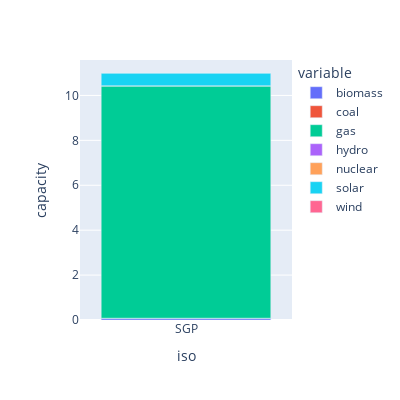

Notebook code cell kept with this figure:
### Code cell
import plotly.express as px

px.bar( 
    data_frame = input_data.generation,
    x = 'iso',
    y = 'capacity',
    color = 'variable',
    width=400, 
    height=400
)

### Figure 1 — Plotly figure (JSON) as saved in the notebook; plotly's stock layout.template omitted (floating-point values rounded to 4 significant figures)
{"data": [{"alignmentgroup": "True", "hovertemplate": "variable=biomass<br>iso=%{x}<br>capacity=%{y}<extra></extra>", "legendgroup": "biomass", "marker": {"color": "#636efa", "pattern": {"shape": ""}}, "name": "biomass", "offsetgroup": "biomass", "orientation": "v", "showlegend": true, "textposition": "auto", "type": "bar", "x": ["SGP"], "xaxis": "x", "y": [0.08], "yaxis": "y"}, {"alignmentgroup": "True", "hovertemplate": "variable=coal<br>iso=%{x}<br>capacity=%{y}<extra></extra>", "legendgroup": "coal", "marker": {"color": "#EF553B", "pattern": {"shape": ""}}, "name": "coal", "offsetgroup": "coal", "orientation": "v", "showlegend": true, "textposition": "auto", "type": "bar", "x": ["SGP"], "xaxis": "x", "y": [0], "yaxis": "y"}, {"alignmentgroup": "True", "hovertemplate": "variable=gas<br>iso=%{x}<br>capacity=%{y}<extra></extra>", "legendgroup": "gas", "marker": {"color": "#00cc96", "pattern": {"shape": ""}}, "name": "gas", "offsetgroup": "gas", "orientation": "v", "showlegend": true, "textposition": "auto", "type": "bar", "x": ["SGP"], "xaxis": "x", "y": [10.35], "yaxis": "y"}, {"alignmentgroup": "True", "hovertemplate": "variable=hydro<br>iso=%{x}<br>capacity=%{y}<extra></extra>", "legendgroup": "hydro", "marker": {"color": "#ab63fa", "pattern": {"shape": ""}}, "name": "hydro", "offsetgroup": "hydro", "orientation": "v", "showlegend": true, "textposition": "auto", "type": "bar", "x": ["SGP"], "xaxis": "x", "y": [0], "yaxis": "y"}, {"alignmentgroup": "True", "hovertemplate": "variable=nuclear<br>iso=%{x}<br>capacity=%{y}<extra></extra>", "legendgroup": "nuclear", "marker": {"color": "#FFA15A", "pattern": {"shape": ""}}, "name": "nuclear", "offsetgroup": "nuclear", "orientation": "v", "showlegend": true, "textposition": "auto", "type": "bar", "x": ["SGP"], "xaxis": "x", "y": [0], "yaxis": "y"}, {"alignmentgroup": "True", "hovertemplate": "variable=solar<br>iso=%{x}<br>capacity=%{y}<extra></extra>", "legendgroup": "solar", "marker": {"color": "#19d3f3", "pattern": {"shape": ""}}, "name": "solar", "offsetgroup": "solar", "orientation": "v", "showlegend": true, "textposition": "auto", "type": "bar", "x": ["SGP"], "xaxis": "x", "y": [0.57], "yaxis": "y"}, {"alignmentgroup": "True", "hovertemplate": "variable=wind<br>iso=%{x}<br>capacity=%{y}<extra></extra>", "legendgroup": "wind", "marker": {"color": "#FF6692", "pattern": {"shape": ""}}, "name": "wind", "offsetgroup": "wind", "orientation": "v", "showlegend": true, "textposition": "auto", "type": "bar", "x": ["SGP"], "xaxis": "x", "y": [0], "yaxis": "y"}], "layout": {"barmode": "relative", "height": 400, "legend": {"title": {"text": "variable"}, "tracegroupgap": 0}, "margin": {"t": 60}, "width": 400, "xaxis": {"anchor": "y", "domain": [0, 1], "title": {"text": "iso"}}, "yaxis": {"anchor": "x", "domain": [0, 1], "title": {"text": "capacity"}}}}
